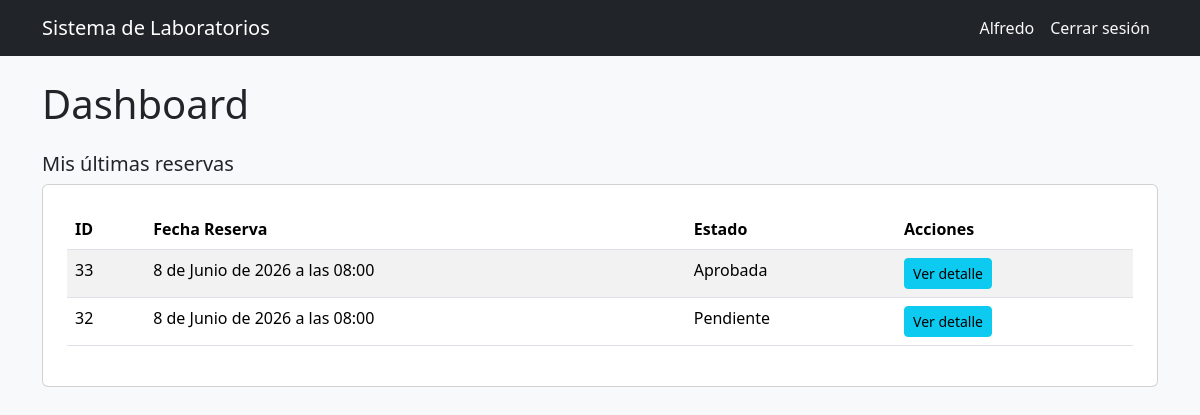
The page / (signed in) on the database as committed earlier.
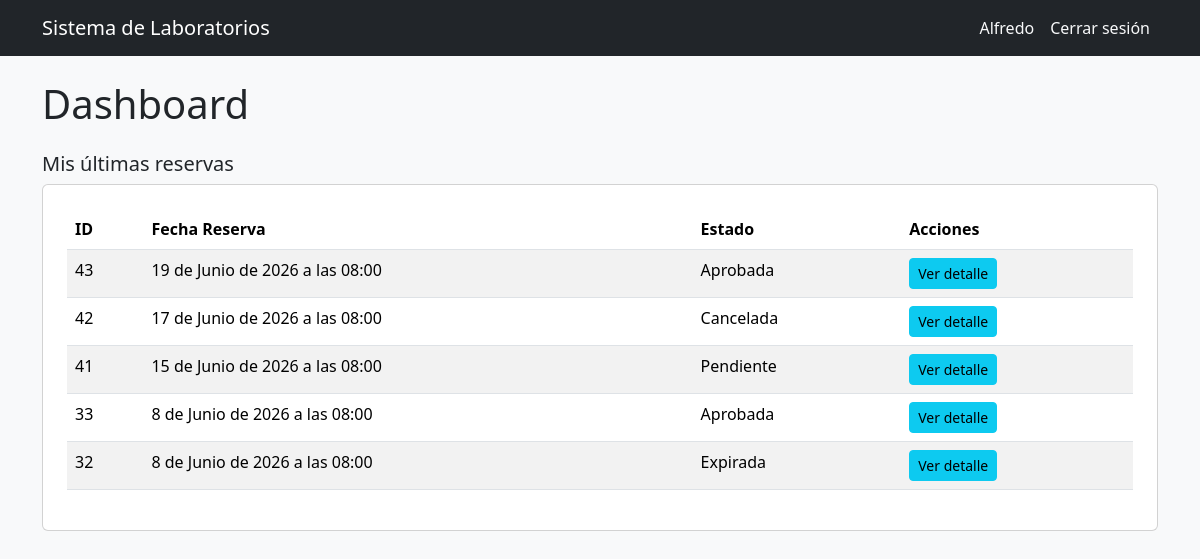
The same page on the database as committed later.
### users/models.py (models this page shows, shortened)
class Usuario(AbstractUser):
    codigo = models.CharField(max_length=50, unique=True, blank=True)
    programa = models.CharField(max_length=100, blank=True)
    rol = models.ForeignKey(
        Rol,
        on_delete=models.CASCADE,
        null=True,
        blank=True
    )

### reservas/models.py (models this page shows, shortened)
class Reserva(models.Model):
    usuario = models.ForeignKey(
    'users.Usuario',
    on_delete=models.CASCADE,
    null=True,
    blank=True
)
    fecha_reserva = models.DateTimeField()
    hora_limite_retiro = models.DateTimeField(
        null=True,
        blank=True
    )
    fecha_devolucion = models.DateTimeField(
        null=True,
        blank=True
    )
    estado = models.ForeignKey(
        EstadoReserva,
        on_delete=models.CASCADE,
        null=True,
        blank=True
    )
    fecha_creacion = models.DateTimeField(auto_now_add=True)

class EstadoReserva(models.Model):
    nombre = models.CharField(max_length=50)
    def __str__(self):
        return self.nombre

### config/views.py (the view)
# urls.py: path('', dashboard, name='dashboard'),
@login_required
def dashboard(request):
    context = {}
    rol = request.user.rol.nombre if request.user.rol else None
    if rol == 'Administrador':
        context['total_items'] = ItemInventario.objects.count()
        context['items_disponibles'] = ItemInventario.objects.filter(estado__nombre='Disponible').count()
        context['items_prestados'] = ItemInventario.objects.filter(estado__nombre='Prestado').count()
        context['prestamos_activos'] = Prestamo.objects.filter(estado__nombre='Activo').count()
        context['reservas_pendientes'] = Reserva.objects.filter(estado__nombre='Pendiente').count()
        context['alertas_stock'] = [
            insumo for insumo in Insumo.objects.all()
            if insumo.stock_minimo_alcanzado()
        ]
    elif rol == 'Encargado':
        context['prestamos_activos'] = Prestamo.objects.filter(estado__nombre='Activo').count()
        context['reservas_pendientes'] = Reserva.objects.filter(estado__nombre='Pendiente').count()
    elif rol in ['Docente', 'Estudiante']:
        context['mis_reservas'] = Reserva.objects.filter(
            usuario=request.user
        ).order_by('-fecha_creacion')[:5]
    context['rol'] = rol
    return render(request, 'dashboard.html', context)

### templates/dashboard.html (shortened to what this page needs)
{% extends 'base_general.html' %}
{% block contenido %}
<h1 class="mb-4">Dashboard</h1>
{% if rol == 'Administrador' %}
    <div class="row mb-4">
        <div class="col-md-3">
            <div class="card text-white bg-primary p-3 text-center">
                <h5>Total Ítems</h5>
                <h2>{{ total_items }}</h2>
            </div>
        </div>
        <div class="col-md-3">
            <div class="card text-white bg-success p-3 text-center">
                <h5>Disponibles</h5>
                <h2>{{ items_disponibles }}</h2>
            </div>
        </div>
        <div class="col-md-3">
            <div class="card text-white bg-warning p-3 text-center">
                <h5>Prestados</h5>
                <h2>{{ items_prestados }}</h2>
            </div>
        </div>
        <div class="col-md-3">
            <div class="card text-white bg-info p-3 text-center">
                <h5>Préstamos Activos</h5>
                <h2>{{ prestamos_activos }}</h2>
            </div>
        </div>
    </div>
    <div class="row mb-4">
        <div class="col-md-3">
            <div class="card text-white bg-secondary p-3 text-center">
                <h5>Reservas Pendientes</h5>
                <h2>{{ reservas_pendientes }}</h2>
            </div>
        </div>
    </div>
    {% if alertas_stock %}
    <div class="alert alert-warning">
        <h5>⚠️ Insumos con stock bajo</h5>
        <ul class="mb-0">
            {% for insumo in alertas_stock %}
            <li>
                <strong>{{ insumo.nombre }}</strong> —
                Disponible: {{ insumo.cantidad_disponible }} |
                Mínimo: {{ insumo.stock_minimo }}
            </li>
            {% endfor %}
        </ul>
    </div>
    {% endif %}
{% elif rol == 'Docente' or rol == 'Estudiante' %}
    <h5>Mis últimas reservas</h5>
    {% if mis_reservas %}
    <div class="card p-4">
        <table class="table table-striped">
            <thead>
                <tr>
                    <th>ID</th>
                    <th>Fecha Reserva</th>
                    <th>Estado</th>
                    <th>Acciones</th>
                </tr>
            </thead>
            <tbody>
                {% for reserva in mis_reservas %}
                <tr>
                    <td>{{ reserva.id }}</td>
                    <td>{{ reserva.fecha_reserva }}</td>
                    <td>{{ reserva.estado }}</td>
                    <td>
                        <a href="/reservas/{{ reserva.id }}/" class="btn btn-info btn-sm">
                            Ver detalle
                        </a>
                    </td>
                </tr>
                {% endfor %}
            </tbody>
        </table>
    </div>
    {% else %}
    <p class="text-muted">No tienes reservas aún. <a href="/reservas/crear/">Crear una reserva</a></p>
    {% endif %}
{% endif %}
{% endblock %}

### templates/base_general.html (shortened to what this page needs)
<!DOCTYPE html>
<html lang="es">
<head>
    <link
        href="https://cdn.jsdelivr.net/npm/bootstrap@5.3.3/dist/css/bootstrap.min.css"
        rel="stylesheet"
    >
</head>
<body class="bg-light">
    <nav class="navbar navbar-expand-lg navbar-dark bg-dark">
    <div class="container">
        <a class="navbar-brand" href="/">Sistema de Laboratorios</a>
        <div class="navbar-nav ms-auto">
    {% if user.is_authenticated %}
    <span class="nav-link text-light">{{ user.username }}</span>
    <form method="POST" action="/logout/">
        <button type="submit" class="btn btn-link nav-link text-light">
            Cerrar sesión
        </button>
    </form>
    {% endif %}
</div>
</nav>
    <div class="container mt-4">
        {% block contenido %}
        {% endblock %}
    </div>
</body>
</html>

Rows that differ between the two databases and show on the page:
added Reserva: id "43", fecha_reserva "19 de Junio de 2026 a las 08:00", estado "Aprobada"
added Reserva: id "42", fecha_reserva "17 de Junio de 2026 a las 08:00", estado "Cancelada"
added Reserva: id "41", fecha_reserva "15 de Junio de 2026 a las 08:00", estado "Pendiente"
changed Reserva id 32: estado "Pendiente" → "Expirada"
